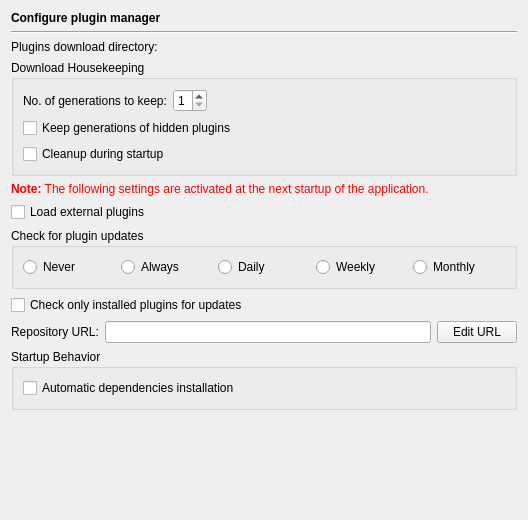
<?xml version="1.0" encoding="UTF-8"?>
<ui version="4.0">
 <class>PluginManagerPage</class>
 <widget class="QWidget" name="PluginManagerPage">
  <property name="geometry">
   <rect>
    <x>0</x>
    <y>0</y>
    <width>528</width>
    <height>520</height>
   </rect>
  </property>
  <layout class="QVBoxLayout" name="verticalLayout_3">
   <item>
    <widget class="QLabel" name="headerLabel">
     <property name="text">
      <string>&lt;b&gt;Configure plugin manager&lt;/b&gt;</string>
     </property>
    </widget>
   </item>
   <item>
    <widget class="Line" name="line9_2">
     <property name="frameShape">
      <enum>QFrame::HLine</enum>
     </property>
     <property name="frameShadow">
      <enum>QFrame::Sunken</enum>
     </property>
     <property name="orientation">
      <enum>Qt::Horizontal</enum>
     </property>
    </widget>
   </item>
   <item>
    <layout class="QHBoxLayout" name="horizontalLayout_2">
     <item>
      <widget class="QLabel" name="label">
       <property name="text">
        <string>Plugins download directory:</string>
       </property>
      </widget>
     </item>
     <item>
      <widget class="EricPathPicker" name="downloadDirPicker" native="true">
       <property name="sizePolicy">
        <sizepolicy hsizetype="Expanding" vsizetype="Preferred">
         <horstretch>0</horstretch>
         <verstretch>0</verstretch>
        </sizepolicy>
       </property>
       <property name="focusPolicy">
        <enum>Qt::StrongFocus</enum>
       </property>
       <property name="toolTip">
        <string>Enter the plugins download directory</string>
       </property>
      </widget>
     </item>
    </layout>
   </item>
   <item>
    <widget class="QGroupBox" name="groupBox">
     <property name="title">
      <string>Download Housekeeping</string>
     </property>
     <layout class="QVBoxLayout" name="verticalLayout_2">
      <item>
       <layout class="QHBoxLayout" name="horizontalLayout_4">
        <item>
         <widget class="QLabel" name="label_2">
          <property name="text">
           <string>No. of generations to keep:</string>
          </property>
         </widget>
        </item>
        <item>
         <widget class="QSpinBox" name="generationsSpinBox">
          <property name="toolTip">
           <string>Enter the number of generations to keep for each plugin</string>
          </property>
          <property name="minimum">
           <number>1</number>
          </property>
          <property name="maximum">
           <number>9</number>
          </property>
         </widget>
        </item>
        <item>
         <spacer name="horizontalSpacer">
          <property name="orientation">
           <enum>Qt::Horizontal</enum>
          </property>
          <property name="sizeHint" stdset="0">
           <size>
            <width>252</width>
            <height>20</height>
           </size>
          </property>
         </spacer>
        </item>
       </layout>
      </item>
      <item>
       <widget class="QCheckBox" name="keepHiddenCheckBox">
        <property name="toolTip">
         <string>Select to keep generations of hidden plugins</string>
        </property>
        <property name="text">
         <string>Keep generations of hidden plugins</string>
        </property>
       </widget>
      </item>
      <item>
       <widget class="QCheckBox" name="startupCleanupCheckBox">
        <property name="toolTip">
         <string>Select to cleanup the plugins download area during startuo</string>
        </property>
        <property name="text">
         <string>Cleanup during startup</string>
        </property>
       </widget>
      </item>
     </layout>
    </widget>
   </item>
   <item>
    <widget class="QLabel" name="TextLabel1_2_2_2_3">
     <property name="text">
      <string>&lt;font color=&quot;#FF0000&quot;&gt;&lt;b&gt;Note:&lt;/b&gt; The following settings are activated at the next startup of the application.&lt;/font&gt;</string>
     </property>
    </widget>
   </item>
   <item>
    <widget class="QCheckBox" name="activateExternalPluginsCheckBox">
     <property name="toolTip">
      <string>Select to enable external plugins to be loaded</string>
     </property>
     <property name="text">
      <string>Load external plugins</string>
     </property>
    </widget>
   </item>
   <item>
    <widget class="QGroupBox" name="groupBox_2">
     <property name="title">
      <string>Check for plugin updates</string>
     </property>
     <layout class="QHBoxLayout" name="horizontalLayout_3">
      <item>
       <widget class="QRadioButton" name="noCheckRadioButton">
        <property name="toolTip">
         <string>Select to disable update checking</string>
        </property>
        <property name="text">
         <string>Never</string>
        </property>
       </widget>
      </item>
      <item>
       <widget class="QRadioButton" name="alwaysCheckRadioButton">
        <property name="toolTip">
         <string>Select to check for updates whenever eric is started</string>
        </property>
        <property name="text">
         <string>Always</string>
        </property>
       </widget>
      </item>
      <item>
       <widget class="QRadioButton" name="dailyCheckRadioButton">
        <property name="toolTip">
         <string>Select to check for updates once a day</string>
        </property>
        <property name="text">
         <string>Daily</string>
        </property>
       </widget>
      </item>
      <item>
       <widget class="QRadioButton" name="weeklyCheckRadioButton">
        <property name="toolTip">
         <string>Select to check for updates once a week</string>
        </property>
        <property name="text">
         <string>Weekly</string>
        </property>
       </widget>
      </item>
      <item>
       <widget class="QRadioButton" name="monthlyCheckRadioButton">
        <property name="toolTip">
         <string>Select to check for updates once a month</string>
        </property>
        <property name="text">
         <string>Monthly</string>
        </property>
       </widget>
      </item>
     </layout>
    </widget>
   </item>
   <item>
    <widget class="QCheckBox" name="downloadedOnlyCheckBox">
     <property name="toolTip">
      <string>Select to check only already installed plugins for updates</string>
     </property>
     <property name="text">
      <string>Check only installed plugins for updates</string>
     </property>
    </widget>
   </item>
   <item>
    <layout class="QHBoxLayout" name="horizontalLayout">
     <item>
      <widget class="QLabel" name="label_4">
       <property name="text">
        <string>Repository URL:</string>
       </property>
      </widget>
     </item>
     <item>
      <widget class="QLineEdit" name="repositoryUrlEdit">
       <property name="toolTip">
        <string>Shows the repository URL</string>
       </property>
       <property name="readOnly">
        <bool>true</bool>
       </property>
      </widget>
     </item>
     <item>
      <widget class="QPushButton" name="repositoryUrlEditButton">
       <property name="toolTip">
        <string>Press to edit the plugin repository URL</string>
       </property>
       <property name="text">
        <string>Edit URL</string>
       </property>
       <property name="checkable">
        <bool>true</bool>
       </property>
      </widget>
     </item>
    </layout>
   </item>
   <item>
    <widget class="QGroupBox" name="groupBox_3">
     <property name="title">
      <string>Startup Behavior</string>
     </property>
     <layout class="QVBoxLayout" name="verticalLayout">
      <item>
       <widget class="QCheckBox" name="autoInstallCheckBox">
        <property name="toolTip">
         <string>Select, to check for missing plugin dependencies at startup and install them</string>
        </property>
        <property name="text">
         <string>Automatic dependencies installation</string>
        </property>
       </widget>
      </item>
     </layout>
    </widget>
   </item>
   <item>
    <spacer>
     <property name="orientation">
      <enum>Qt::Vertical</enum>
     </property>
     <property name="sizeHint" stdset="0">
      <size>
       <width>435</width>
       <height>121</height>
      </size>
     </property>
    </spacer>
   </item>
  </layout>
 </widget>
 <customwidgets>
  <customwidget>
   <class>EricPathPicker</class>
   <extends>QWidget</extends>
   <header>EricWidgets/EricPathPicker.h</header>
   <container>1</container>
  </customwidget>
 </customwidgets>
 <tabstops>
  <tabstop>downloadDirPicker</tabstop>
  <tabstop>generationsSpinBox</tabstop>
  <tabstop>keepHiddenCheckBox</tabstop>
  <tabstop>startupCleanupCheckBox</tabstop>
  <tabstop>activateExternalPluginsCheckBox</tabstop>
  <tabstop>noCheckRadioButton</tabstop>
  <tabstop>alwaysCheckRadioButton</tabstop>
  <tabstop>dailyCheckRadioButton</tabstop>
  <tabstop>weeklyCheckRadioButton</tabstop>
  <tabstop>monthlyCheckRadioButton</tabstop>
  <tabstop>downloadedOnlyCheckBox</tabstop>
  <tabstop>repositoryUrlEdit</tabstop>
  <tabstop>repositoryUrlEditButton</tabstop>
 </tabstops>
 <resources/>
 <connections/>
</ui>
